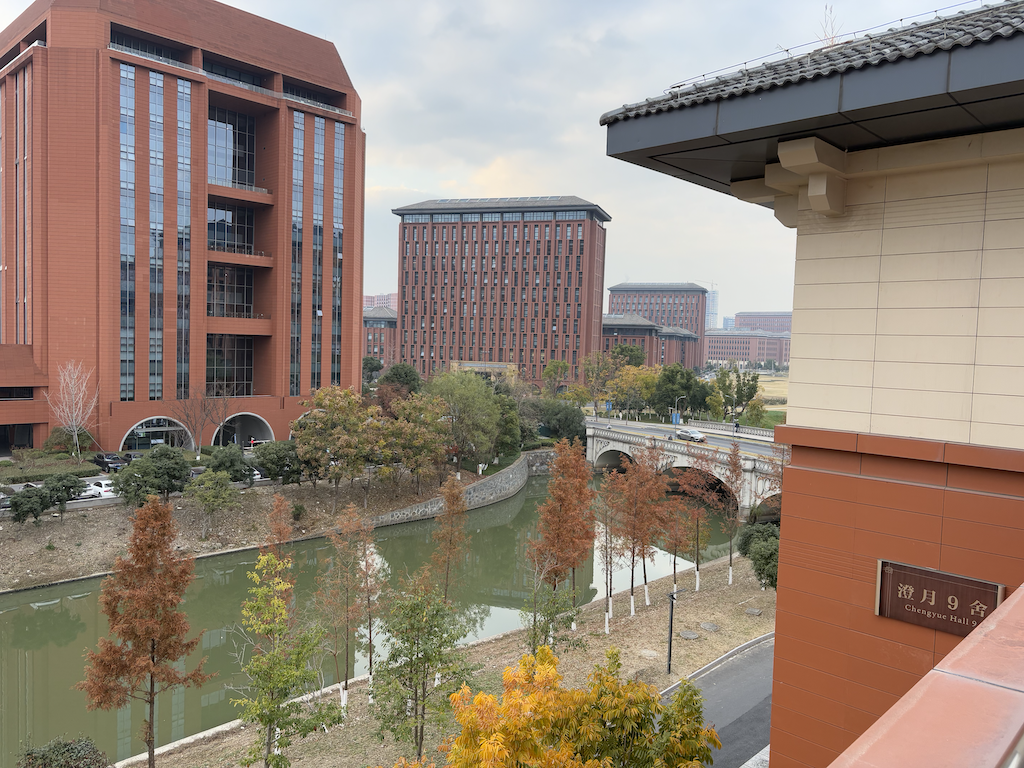
#> input picture code/data/uni-1024.png, 1024 x 768 px
$ jupyter execute --allow-errors image.ipynb
#> lines starting #> are read from the running program, lines starting #| are printed output that depends on the picture
[cell 1]
import numpy as np
import matplotlib.pyplot as plt
import os
from scipy.fftpack import dct, idct
from PIL import Image
from matrepr import mdisplay, mprint, to_html

[cell 2]
# recortar imagem para o tamanho desejado
def crop_img(img, size):
    w, h = img.size
    left = (w - size) // 2
    top = (h - size) // 2
    right = (w + size) // 2
    bottom = (h + size) // 2
    return img.crop((left, top, right, bottom))

# Tabela padrão de quantização do JPEG quantization para luminância em blocos 8x8
jpeg_quant_table = np.array([
    [16, 11, 10, 16, 24, 40, 51, 61],
    [12, 12, 14, 19, 26, 58, 60, 55],
    [14, 13, 16, 24, 40, 57, 69, 56],
    [14, 17, 22, 29, 51, 87, 80, 62],
    [18, 22, 37, 56, 68, 109, 103, 77],
    [24, 35, 55, 64, 81, 104, 113, 92],
    [49, 64, 78, 87, 103, 121, 120, 101],
    [72, 92, 95, 98, 112, 100, 103, 99]
])

# Aplica a DCT na imagem toda por blocos
def block_dct(image, block_size=8):
    h, w = image.shape
    dct_image = np.zeros((w, h))
    reconstructed_img = np.zeros((w, h))
    for row in range(0, h, block_size):
        for col in range(0, w, block_size):
            block = image[row:row + block_size, col:col + block_size]
            shifted_block = block - 128
            dct_block = dct(dct(shifted_block.T, norm='ortho').T, norm='ortho')
            quantized_dct_block = np.round(dct_block / jpeg_quant_table)
            dct_image[row:row + block_size, col:col + block_size] = quantized_dct_block

            dequantized_dct_block = quantized_dct_block * jpeg_quant_table
            reconstructed_block = idct(idct(dequantized_dct_block.T, norm='ortho').T, norm='ortho')
            reconstructed_block += 128
            reconstructed_img[row:row + block_size, col:col + block_size] = reconstructed_block
    return reconstructed_img, dct_image

### Seleção de bloco para processamento

[cell 3]
IMG_DIR = 'data'
img = Image.open(os.path.join(IMG_DIR, 'uni-1024.png')).convert('L')
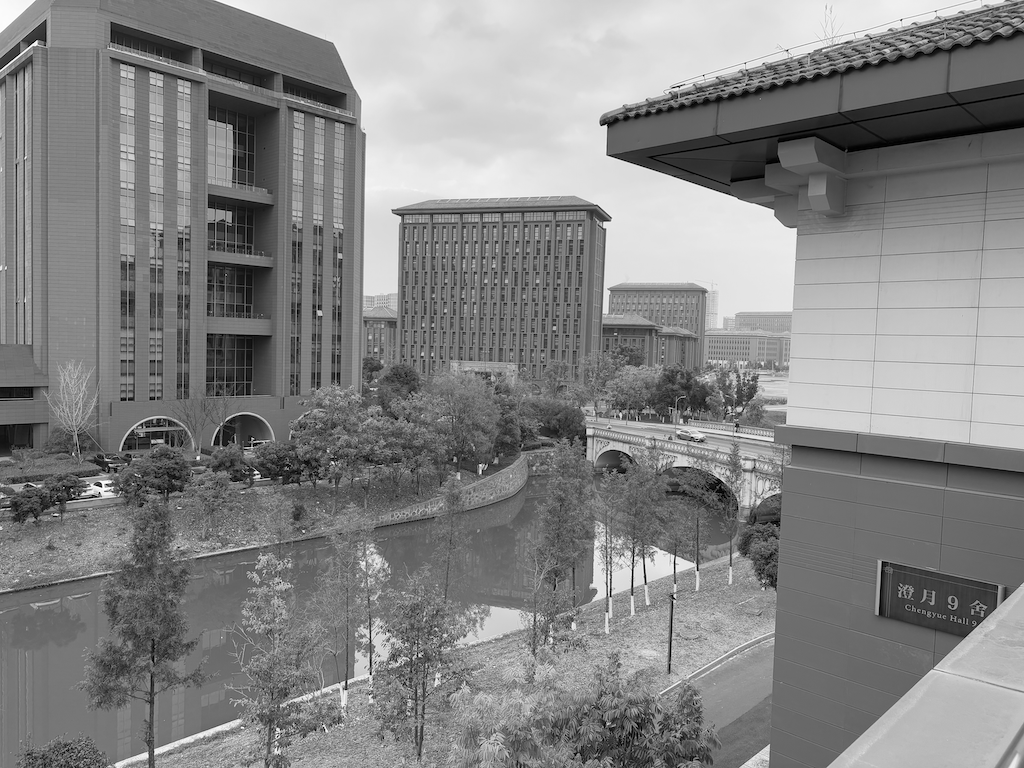
#> img: PIL image 1024x768 L; min 0, max 255, mean 132.3
img

[cell 4]
cropped = crop_img(img, 400)
#> in crop_img, `return img.crop((left, top, right, bottom))`:
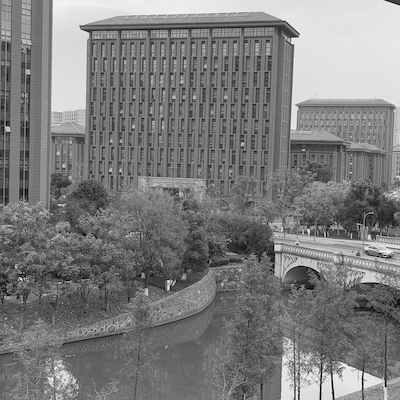
#> returned value: PIL image 400x400 L; min 0, max 249, mean 124.9
cropped

[cell 5]
block_size = 8
np.random.seed(777)  # reproducibilidade
if img:
    w, h = img.size
#> w = 1024; h = 768
    rng = np.random.default_rng()
    cx, cy = rng.integers(0, min(w, h) - block_size, 2)
#> cx = 600; cy = 68
    image_block = np.array(img, dtype=np.float64)[cx:cx + block_size, cy:cy + block_size]
else:
    # Gera um block 8x8 na forma de um gradiente suave com ruído
    image_block = np.linspace(0, 255, block_size ** 2).reshape(block_size, block_size)
    image_block = image_block + np.random.normal(scale=10, size=(block_size, block_size))

# Centra os valores em relação ao 0
shifted_block = image_block - 128
shifted_block

### DCT e compactação de energia

[cell 6]
# DCT 2D aplicada a um bloco
dct_block = dct(dct(shifted_block.T, norm='ortho').T, norm='ortho')

# Visualiza o bloco original e os coeficientes da DCT
plt.figure(figsize=(12, 6))

# Original
plt.subplot(1, 2, 1)
plt.imshow(shifted_block, cmap='gray', extent=[0, block_size, block_size, 0])
plt.title("Original 8x8 Block (Spatial Domain)")
plt.colorbar(label="Intensity")
plt.axis("off")

# Coeficientes da DCT  (note a concentração de energia)
plt.subplot(1, 2, 2)
plt.imshow(np.abs(dct_block), cmap='hot', extent=[0, block_size, block_size, 0])
plt.title("DCT Coefficients (Frequency Domain)")
plt.colorbar(label="Magnitude")
plt.axis("off")

plt.tight_layout()
plt.show()
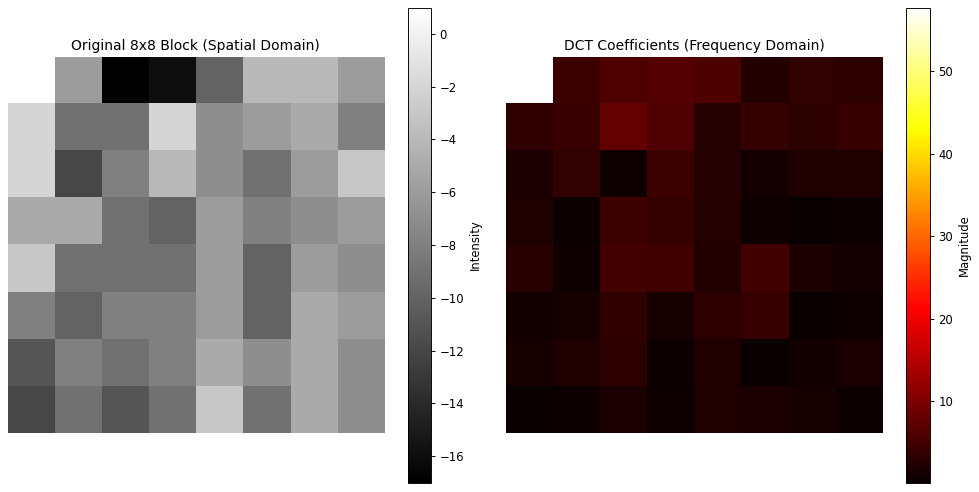
#> figure drawn by matplotlib, 4 panels

### Reconstrução de um bloco após DCT e Quantização

[cell 7]
# Quantize the DCT coefficients by dividing by the quantization table and rounding
quantized_dct_block = np.round(dct_block / jpeg_quant_table)
# Reconstruct the block from the quantized DCT coefficients (for comparison)
dequantized_dct_block = quantized_dct_block * jpeg_quant_table
reconstructed_block = idct(idct(dequantized_dct_block.T, norm='ortho').T, norm='ortho')

# Visualize original block, quantized DCT coefficients, and reconstructed block
plt.figure(figsize=(18, 6))

# Original block
plt.subplot(1, 2, 1)
plt.imshow(image_block, cmap='gray', extent=[0, block_size, block_size, 0])
plt.title("Original 8x8 Block (Spatial Domain)")
plt.colorbar(label="Intensity")
plt.axis("off")

# Reconstructed block from quantized coefficients
plt.subplot(1, 2, 2)
plt.imshow(reconstructed_block, cmap='gray', extent=[0, block_size, block_size, 0])
plt.title("Reconstructed Block (After Quantization)")
plt.colorbar(label="Intensity")
plt.axis("off")

plt.tight_layout()
plt.show()
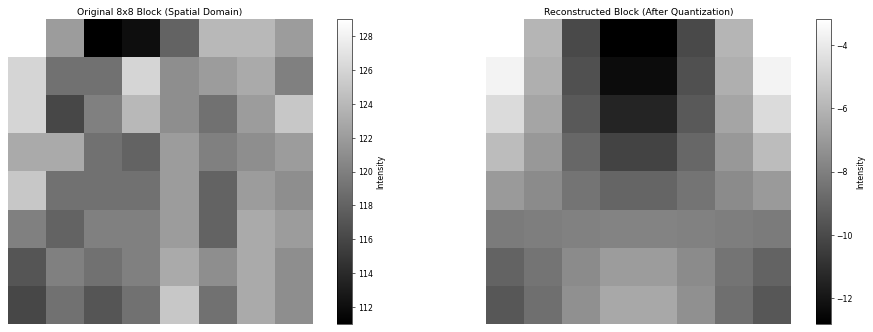
#> figure drawn by matplotlib, 4 panels

### Bloco quantizado

[cell 8]
# Visualiza coeficientes quantizados
plt.imshow(quantized_dct_block, cmap='hot', extent=[0, block_size, block_size, 0])
plt.title("Quantized DCT Coefficients")
plt.colorbar(label="Quantized Value")
plt.axis("off")
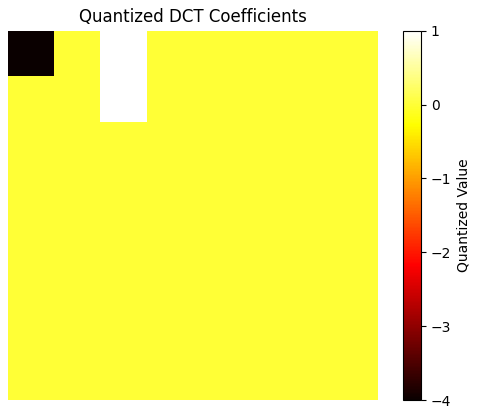
#> figure drawn by matplotlib, 2 panels

#> (a cell that did not finish here is left out)

## Visualiza original e descomprimido

[cell 10]
decompressed, _ = block_dct(np.array(cropped, dtype=np.float64), block_size)
#> after the loop in block_dct, `for row in range(0, h, block_size):`:
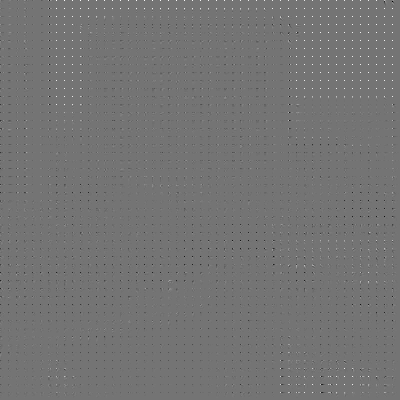
#> dct_image: shape (400, 400) float64; min -47, max 56, mean 0; drawn with min black and max white
decompressed = np.clip(decompressed, 0, 255).astype(np.uint8)

[cell 11]
Image.fromarray(np.hstack([np.array(cropped), decompressed]))
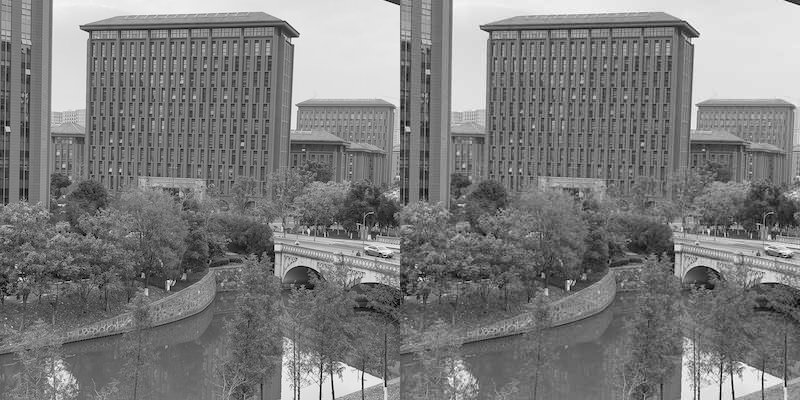
#> Out: PIL image 800x400 L; min 0, max 255, mean 124.7

### Visualiza diferença entre original e descomprimido

[cell 12]
diff = np.abs(np.array(cropped, dtype=np.float64) - decompressed)
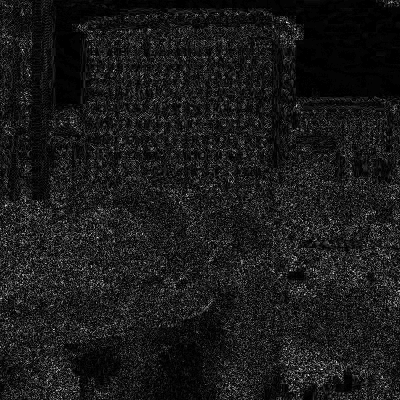
#> diff: shape (400, 400) float64; min 0, max 58, mean 6.1; drawn with min black and max white
normdiff = (diff - np.min(diff)) / (np.max(diff) - np.min(diff))
normdiff = (255 * normdiff).astype(np.uint8)

[cell 13]
Image.fromarray(np.hstack([diff.astype(np.uint8), normdiff]))
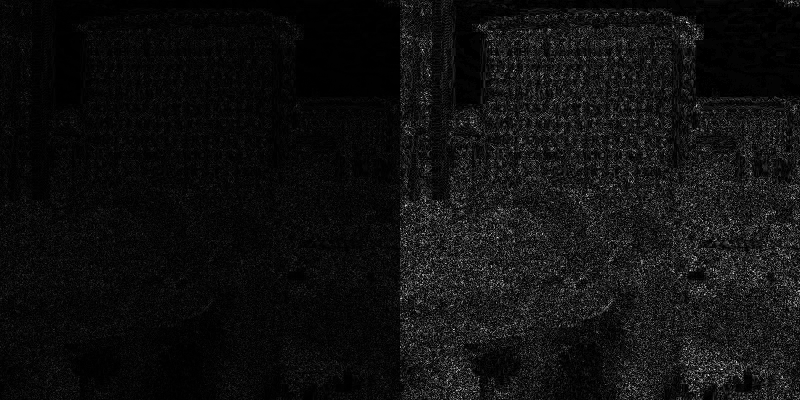
#> Out: PIL image 800x400 L; min 0, max 255, mean 16.2
